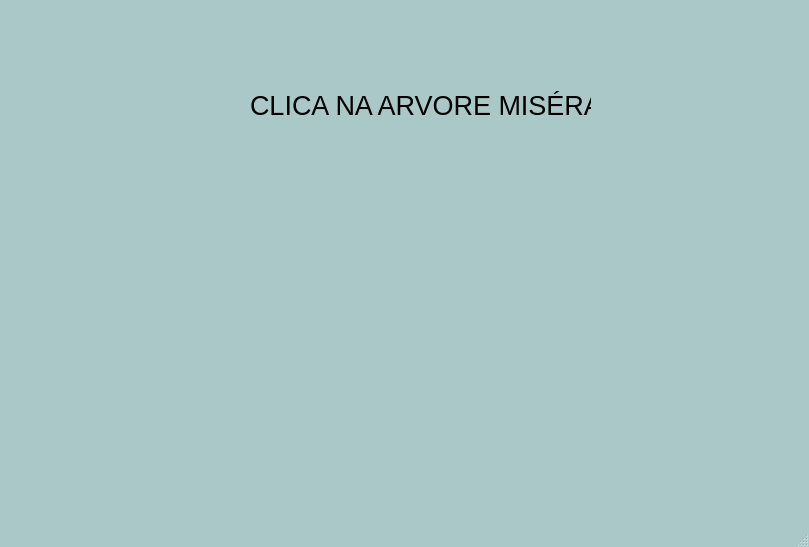
<?xml version="1.0" encoding="UTF-8"?>
<ui version="4.0">
 <class>MainWindow</class>
 <widget class="QMainWindow" name="MainWindow">
  <property name="geometry">
   <rect>
    <x>0</x>
    <y>0</y>
    <width>809</width>
    <height>547</height>
   </rect>
  </property>
  <property name="palette">
   <palette>
    <active>
     <colorrole role="WindowText">
      <brush brushstyle="SolidPattern">
       <color alpha="255">
        <red>0</red>
        <green>0</green>
        <blue>0</blue>
       </color>
      </brush>
     </colorrole>
     <colorrole role="Button">
      <brush brushstyle="SolidPattern">
       <color alpha="255">
        <red>169</red>
        <green>200</green>
        <blue>199</blue>
       </color>
      </brush>
     </colorrole>
     <colorrole role="Light">
      <brush brushstyle="SolidPattern">
       <color alpha="255">
        <red>255</red>
        <green>255</green>
        <blue>255</blue>
       </color>
      </brush>
     </colorrole>
     <colorrole role="Midlight">
      <brush brushstyle="SolidPattern">
       <color alpha="255">
        <red>212</red>
        <green>227</green>
        <blue>227</blue>
       </color>
      </brush>
     </colorrole>
     <colorrole role="Dark">
      <brush brushstyle="SolidPattern">
       <color alpha="255">
        <red>84</red>
        <green>100</green>
        <blue>99</blue>
       </color>
      </brush>
     </colorrole>
     <colorrole role="Mid">
      <brush brushstyle="SolidPattern">
       <color alpha="255">
        <red>113</red>
        <green>133</green>
        <blue>133</blue>
       </color>
      </brush>
     </colorrole>
     <colorrole role="Text">
      <brush brushstyle="SolidPattern">
       <color alpha="255">
        <red>0</red>
        <green>0</green>
        <blue>0</blue>
       </color>
      </brush>
     </colorrole>
     <colorrole role="BrightText">
      <brush brushstyle="SolidPattern">
       <color alpha="255">
        <red>255</red>
        <green>255</green>
        <blue>255</blue>
       </color>
      </brush>
     </colorrole>
     <colorrole role="ButtonText">
      <brush brushstyle="SolidPattern">
       <color alpha="255">
        <red>0</red>
        <green>0</green>
        <blue>0</blue>
       </color>
      </brush>
     </colorrole>
     <colorrole role="Base">
      <brush brushstyle="SolidPattern">
       <color alpha="255">
        <red>255</red>
        <green>255</green>
        <blue>255</blue>
       </color>
      </brush>
     </colorrole>
     <colorrole role="Window">
      <brush brushstyle="SolidPattern">
       <color alpha="255">
        <red>169</red>
        <green>200</green>
        <blue>199</blue>
       </color>
      </brush>
     </colorrole>
     <colorrole role="Shadow">
      <brush brushstyle="SolidPattern">
       <color alpha="255">
        <red>0</red>
        <green>0</green>
        <blue>0</blue>
       </color>
      </brush>
     </colorrole>
     <colorrole role="AlternateBase">
      <brush brushstyle="SolidPattern">
       <color alpha="255">
        <red>212</red>
        <green>227</green>
        <blue>227</blue>
       </color>
      </brush>
     </colorrole>
     <colorrole role="ToolTipBase">
      <brush brushstyle="SolidPattern">
       <color alpha="255">
        <red>255</red>
        <green>255</green>
        <blue>220</blue>
       </color>
      </brush>
     </colorrole>
     <colorrole role="ToolTipText">
      <brush brushstyle="SolidPattern">
       <color alpha="255">
        <red>0</red>
        <green>0</green>
        <blue>0</blue>
       </color>
      </brush>
     </colorrole>
    </active>
    <inactive>
     <colorrole role="WindowText">
      <brush brushstyle="SolidPattern">
       <color alpha="255">
        <red>0</red>
        <green>0</green>
        <blue>0</blue>
       </color>
      </brush>
     </colorrole>
     <colorrole role="Button">
      <brush brushstyle="SolidPattern">
       <color alpha="255">
        <red>169</red>
        <green>200</green>
        <blue>199</blue>
       </color>
      </brush>
     </colorrole>
     <colorrole role="Light">
      <brush brushstyle="SolidPattern">
       <color alpha="255">
        <red>255</red>
        <green>255</green>
        <blue>255</blue>
       </color>
      </brush>
     </colorrole>
     <colorrole role="Midlight">
      <brush brushstyle="SolidPattern">
       <color alpha="255">
        <red>212</red>
        <green>227</green>
        <blue>227</blue>
       </color>
      </brush>
     </colorrole>
     <colorrole role="Dark">
      <brush brushstyle="SolidPattern">
       <color alpha="255">
        <red>84</red>
        <green>100</green>
        <blue>99</blue>
       </color>
      </brush>
     </colorrole>
     <colorrole role="Mid">
      <brush brushstyle="SolidPattern">
       <color alpha="255">
        <red>113</red>
        <green>133</green>
        <blue>133</blue>
       </color>
      </brush>
     </colorrole>
     <colorrole role="Text">
      <brush brushstyle="SolidPattern">
       <color alpha="255">
        <red>0</red>
        <green>0</green>
        <blue>0</blue>
       </color>
      </brush>
     </colorrole>
     <colorrole role="BrightText">
      <brush brushstyle="SolidPattern">
       <color alpha="255">
        <red>255</red>
        <green>255</green>
        <blue>255</blue>
       </color>
      </brush>
     </colorrole>
     <colorrole role="ButtonText">
      <brush brushstyle="SolidPattern">
       <color alpha="255">
        <red>0</red>
        <green>0</green>
        <blue>0</blue>
       </color>
      </brush>
     </colorrole>
     <colorrole role="Base">
      <brush brushstyle="SolidPattern">
       <color alpha="255">
        <red>255</red>
        <green>255</green>
        <blue>255</blue>
       </color>
      </brush>
     </colorrole>
     <colorrole role="Window">
      <brush brushstyle="SolidPattern">
       <color alpha="255">
        <red>169</red>
        <green>200</green>
        <blue>199</blue>
       </color>
      </brush>
     </colorrole>
     <colorrole role="Shadow">
      <brush brushstyle="SolidPattern">
       <color alpha="255">
        <red>0</red>
        <green>0</green>
        <blue>0</blue>
       </color>
      </brush>
     </colorrole>
     <colorrole role="AlternateBase">
      <brush brushstyle="SolidPattern">
       <color alpha="255">
        <red>212</red>
        <green>227</green>
        <blue>227</blue>
       </color>
      </brush>
     </colorrole>
     <colorrole role="ToolTipBase">
      <brush brushstyle="SolidPattern">
       <color alpha="255">
        <red>255</red>
        <green>255</green>
        <blue>220</blue>
       </color>
      </brush>
     </colorrole>
     <colorrole role="ToolTipText">
      <brush brushstyle="SolidPattern">
       <color alpha="255">
        <red>0</red>
        <green>0</green>
        <blue>0</blue>
       </color>
      </brush>
     </colorrole>
    </inactive>
    <disabled>
     <colorrole role="WindowText">
      <brush brushstyle="SolidPattern">
       <color alpha="255">
        <red>84</red>
        <green>100</green>
        <blue>99</blue>
       </color>
      </brush>
     </colorrole>
     <colorrole role="Button">
      <brush brushstyle="SolidPattern">
       <color alpha="255">
        <red>169</red>
        <green>200</green>
        <blue>199</blue>
       </color>
      </brush>
     </colorrole>
     <colorrole role="Light">
      <brush brushstyle="SolidPattern">
       <color alpha="255">
        <red>255</red>
        <green>255</green>
        <blue>255</blue>
       </color>
      </brush>
     </colorrole>
     <colorrole role="Midlight">
      <brush brushstyle="SolidPattern">
       <color alpha="255">
        <red>212</red>
        <green>227</green>
        <blue>227</blue>
       </color>
      </brush>
     </colorrole>
     <colorrole role="Dark">
      <brush brushstyle="SolidPattern">
       <color alpha="255">
        <red>84</red>
        <green>100</green>
        <blue>99</blue>
       </color>
      </brush>
     </colorrole>
     <colorrole role="Mid">
      <brush brushstyle="SolidPattern">
       <color alpha="255">
        <red>113</red>
        <green>133</green>
        <blue>133</blue>
       </color>
      </brush>
     </colorrole>
     <colorrole role="Text">
      <brush brushstyle="SolidPattern">
       <color alpha="255">
        <red>84</red>
        <green>100</green>
        <blue>99</blue>
       </color>
      </brush>
     </colorrole>
     <colorrole role="BrightText">
      <brush brushstyle="SolidPattern">
       <color alpha="255">
        <red>255</red>
        <green>255</green>
        <blue>255</blue>
       </color>
      </brush>
     </colorrole>
     <colorrole role="ButtonText">
      <brush brushstyle="SolidPattern">
       <color alpha="255">
        <red>84</red>
        <green>100</green>
        <blue>99</blue>
       </color>
      </brush>
     </colorrole>
     <colorrole role="Base">
      <brush brushstyle="SolidPattern">
       <color alpha="255">
        <red>169</red>
        <green>200</green>
        <blue>199</blue>
       </color>
      </brush>
     </colorrole>
     <colorrole role="Window">
      <brush brushstyle="SolidPattern">
       <color alpha="255">
        <red>169</red>
        <green>200</green>
        <blue>199</blue>
       </color>
      </brush>
     </colorrole>
     <colorrole role="Shadow">
      <brush brushstyle="SolidPattern">
       <color alpha="255">
        <red>0</red>
        <green>0</green>
        <blue>0</blue>
       </color>
      </brush>
     </colorrole>
     <colorrole role="AlternateBase">
      <brush brushstyle="SolidPattern">
       <color alpha="255">
        <red>169</red>
        <green>200</green>
        <blue>199</blue>
       </color>
      </brush>
     </colorrole>
     <colorrole role="ToolTipBase">
      <brush brushstyle="SolidPattern">
       <color alpha="255">
        <red>255</red>
        <green>255</green>
        <blue>220</blue>
       </color>
      </brush>
     </colorrole>
     <colorrole role="ToolTipText">
      <brush brushstyle="SolidPattern">
       <color alpha="255">
        <red>0</red>
        <green>0</green>
        <blue>0</blue>
       </color>
      </brush>
     </colorrole>
    </disabled>
   </palette>
  </property>
  <property name="windowTitle">
   <string>MainWindow</string>
  </property>
  <widget class="QWidget" name="centralwidget">
   <widget class="QLabel" name="label">
    <property name="enabled">
     <bool>true</bool>
    </property>
    <property name="geometry">
     <rect>
      <x>310</x>
      <y>170</y>
      <width>220</width>
      <height>250</height>
     </rect>
    </property>
    <property name="maximumSize">
     <size>
      <width>220</width>
      <height>250</height>
     </size>
    </property>
    <property name="text">
     <string/>
    </property>
    <property name="pixmap">
     <pixmap>../images/arvore.png</pixmap>
    </property>
    <property name="scaledContents">
     <bool>true</bool>
    </property>
   </widget>
   <widget class="QLabel" name="label_2">
    <property name="geometry">
     <rect>
      <x>250</x>
      <y>80</y>
      <width>341</width>
      <height>51</height>
     </rect>
    </property>
    <property name="font">
     <font>
      <pointsize>20</pointsize>
     </font>
    </property>
    <property name="layoutDirection">
     <enum>Qt::LeftToRight</enum>
    </property>
    <property name="text">
     <string>CLICA NA ARVORE MISÉRA</string>
    </property>
    <property name="scaledContents">
     <bool>false</bool>
    </property>
   </widget>
  </widget>
  <widget class="QStatusBar" name="statusbar"/>
 </widget>
 <resources/>
 <connections/>
</ui>
